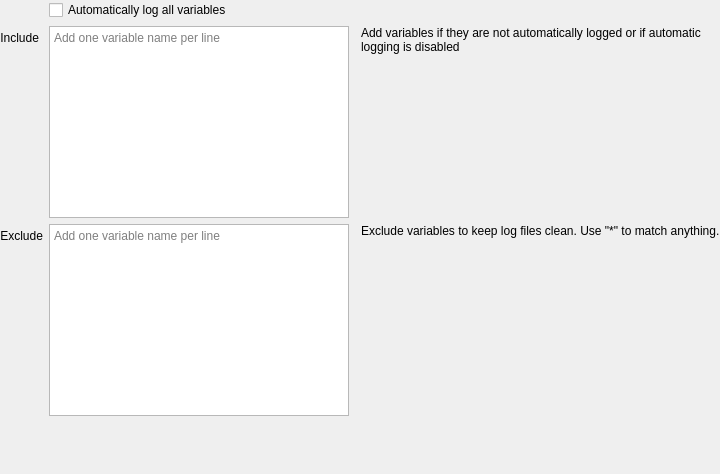
<?xml version="1.0" encoding="UTF-8"?>
<ui version="4.0">
 <class>ui_logger</class>
 <widget class="QWidget" name="ui_logger">
  <property name="geometry">
   <rect>
    <x>0</x>
    <y>0</y>
    <width>720</width>
    <height>474</height>
   </rect>
  </property>
  <property name="windowTitle">
   <string>Form</string>
  </property>
  <layout class="QFormLayout" name="formLayout">
   <property name="leftMargin">
    <number>0</number>
   </property>
   <property name="topMargin">
    <number>0</number>
   </property>
   <property name="rightMargin">
    <number>0</number>
   </property>
   <property name="bottomMargin">
    <number>0</number>
   </property>
   <item row="0" column="1">
    <widget class="QCheckBox" name="checkbox_auto_log">
     <property name="text">
      <string>Automatically log all variables</string>
     </property>
    </widget>
   </item>
   <item row="1" column="0">
    <widget class="QLabel" name="label">
     <property name="text">
      <string>Include</string>
     </property>
     <property name="alignment">
      <set>Qt::AlignRight|Qt::AlignTrailing|Qt::AlignVCenter</set>
     </property>
    </widget>
   </item>
   <item row="1" column="1">
    <widget class="QWidget" name="widget" native="true">
     <layout class="QHBoxLayout" name="horizontalLayout">
      <property name="spacing">
       <number>12</number>
      </property>
      <property name="leftMargin">
       <number>0</number>
      </property>
      <property name="topMargin">
       <number>0</number>
      </property>
      <property name="rightMargin">
       <number>0</number>
      </property>
      <property name="bottomMargin">
       <number>0</number>
      </property>
      <item>
       <widget class="QPlainTextEdit" name="textedit_include">
        <property name="minimumSize">
         <size>
          <width>300</width>
          <height>0</height>
         </size>
        </property>
        <property name="maximumSize">
         <size>
          <width>300</width>
          <height>16777215</height>
         </size>
        </property>
        <property name="placeholderText">
         <string>Add one variable name per line</string>
        </property>
       </widget>
      </item>
      <item>
       <widget class="QLabel" name="label_summary">
        <property name="text">
         <string>Add variables if they are not automatically logged or if automatic logging is disabled</string>
        </property>
        <property name="alignment">
         <set>Qt::AlignLeading|Qt::AlignLeft|Qt::AlignTop</set>
        </property>
        <property name="wordWrap">
         <bool>true</bool>
        </property>
       </widget>
      </item>
     </layout>
    </widget>
   </item>
   <item row="2" column="0">
    <widget class="QLabel" name="label_2">
     <property name="text">
      <string>Exclude</string>
     </property>
     <property name="alignment">
      <set>Qt::AlignRight|Qt::AlignTrailing|Qt::AlignVCenter</set>
     </property>
    </widget>
   </item>
   <item row="2" column="1">
    <widget class="QWidget" name="widget_2" native="true">
     <layout class="QHBoxLayout" name="horizontalLayout_2">
      <property name="spacing">
       <number>12</number>
      </property>
      <property name="leftMargin">
       <number>0</number>
      </property>
      <property name="topMargin">
       <number>0</number>
      </property>
      <property name="rightMargin">
       <number>0</number>
      </property>
      <property name="bottomMargin">
       <number>0</number>
      </property>
      <item>
       <widget class="QPlainTextEdit" name="textedit_exclude">
        <property name="maximumSize">
         <size>
          <width>300</width>
          <height>16777215</height>
         </size>
        </property>
        <property name="placeholderText">
         <string>Add one variable name per line</string>
        </property>
       </widget>
      </item>
      <item>
       <widget class="QLabel" name="item_desc">
        <property name="text">
         <string>Exclude variables to keep log files clean. Use &quot;*&quot; to match anything.</string>
        </property>
        <property name="alignment">
         <set>Qt::AlignLeading|Qt::AlignLeft|Qt::AlignTop</set>
        </property>
        <property name="wordWrap">
         <bool>true</bool>
        </property>
       </widget>
      </item>
     </layout>
    </widget>
   </item>
   <item row="3" column="0">
    <spacer name="verticalSpacer">
     <property name="orientation">
      <enum>Qt::Vertical</enum>
     </property>
     <property name="sizeHint" stdset="0">
      <size>
       <width>20</width>
       <height>40</height>
      </size>
     </property>
    </spacer>
   </item>
  </layout>
 </widget>
 <resources/>
 <connections/>
</ui>
